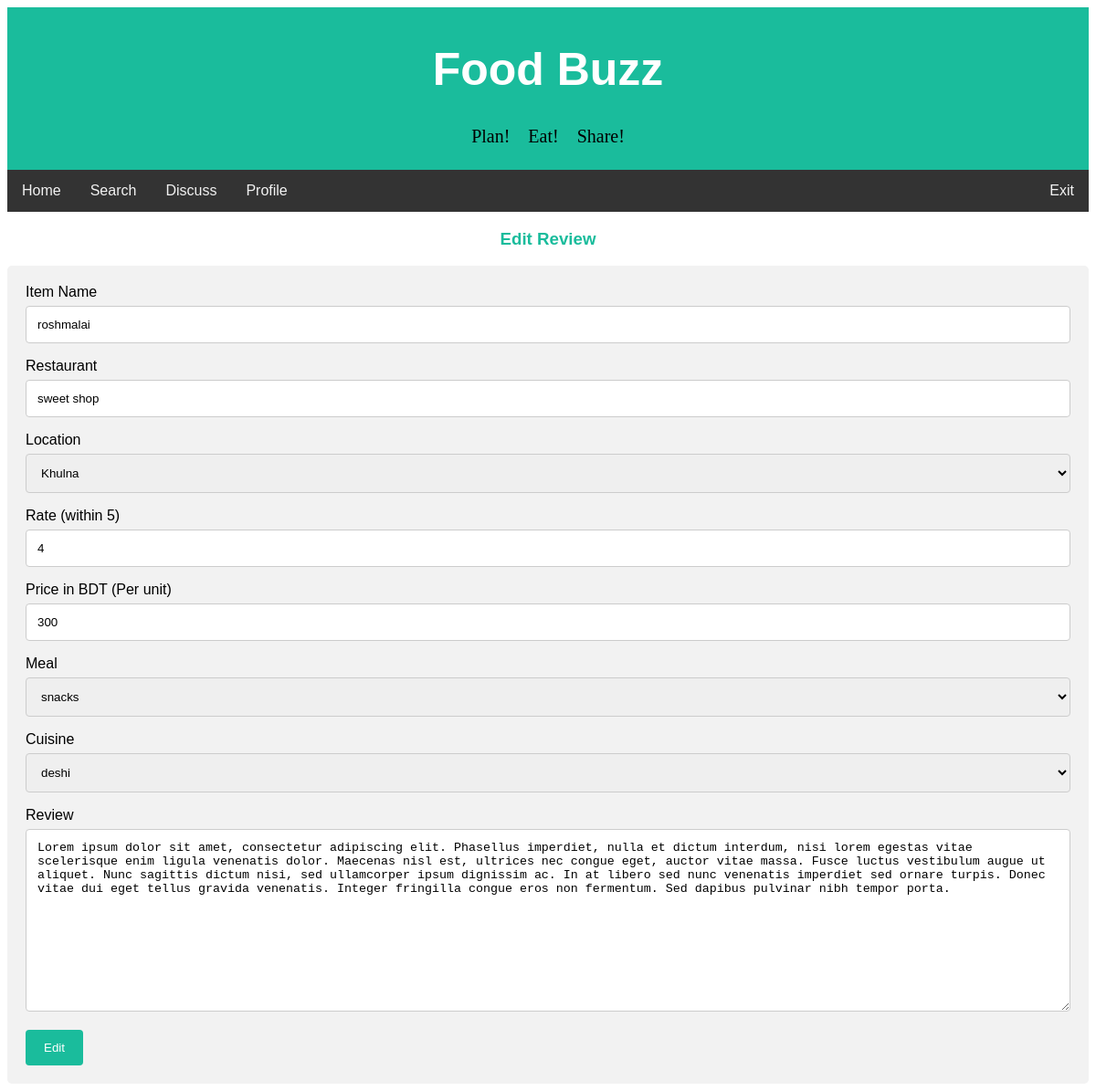
Screenshot of /foodbuzz/edit_review.php?review_id=9 (signed in) with the database file from the repository.
### tables this page shows
CREATE TABLE `review` (
  `review_id` int(20) NOT NULL,
  `user_id` int(11) NOT NULL,
  `item_name` varchar(50) NOT NULL,
  `restaurant` varchar(50) NOT NULL,
  `district` varchar(50) NOT NULL,
  `rating` int(3) NOT NULL,
  `price` int(10) NOT NULL,
  `meal_type` varchar(20) NOT NULL,
  `cuisine` varchar(20) NOT NULL,
  `description` text NOT NULL,
  `upvote` int(100) NOT NULL,
  `downvote` int(100) NOT NULL,
  `edit_count` int(5) NOT NULL,
  `review_time` datetime DEFAULT NULL,
  `img_url` text NOT NULL
);

### foodbuzz/handlers/edit.php (called while the page is built, shortened)
<?php
require 'config/config.php';
if(isset($_SESSION['username'])){
    $userLoggedIn = $_SESSION['username'];
    $user_details_query = mysqli_query($con, "SELECT * FROM users WHERE username='$userLoggedIn'");
    $user = mysqli_fetch_array($user_details_query);
}
else {
    header("Location: index.php");
}
$review_id = $_GET['review_id'];
$review_details_query = mysqli_query($con, "SELECT * FROM review WHERE review_id='$review_id'");
$review_row = mysqli_fetch_array($review_details_query);
$profile_id = $review_row['user_id'];
$profile_details_query = mysqli_query($con, "SELECT * FROM users WHERE id='$profile_id'");
?>

### foodbuzz/edit_review.php (the view, shortened to what this page needs)
<?php
require 'handlers/edit.php';
?>
<!DOCTYPE html>
<html>
<head>
<link rel="stylesheet" href="css/review.css">
</head>
<body>
<div class="header">
  <h1>Food Buzz</h1>
  <pre style= "font-family:verdana; font-size: 20px;">Plan!    Eat!    Share!</pre>
</div>
<div class="topnav" id="navbar">
  <a href="home.php">Home</a>
  <a href="search.php">Search</a>
  <a href="discuss.php">Discuss</a>
  <a href="profile.php?profileId=<?php echo$user['id']; ?>">Profile</a>
  <a href="handlers/logout.php" style="float:right">Exit</a>
</div>
<h3 style="text-align:center; color:#1abc9c">Edit Review</h3>
<div class="container">
  <form action="edit_review.php?review_id=<?php echo $review_id ?>" method="POST" enctype="multipart/form-data">
    <label for="item_name">Item Name</label>
    <input type="text" id="item_name" name="item_name" value="<?php echo $review_row['item_name'] ?>">
    <label for="res_name">Restaurant</label>
    <input type="text" id="res_name" name="res_name" value="<?php echo $review_row['restaurant'] ?>">
    <label for="district_name">Location</label>
    <select id="district_name" name="district_name">
        <option value="khulna" selected>Khulna </option>
    </select>
    <label for="rating_point">Rate (within 5) </label>
    <input type="number" id="rating_point" name="rating_point"  min="1" max="5" value="<?php echo $review_row['rating']; ?>">
    <label for="price">Price in BDT (Per unit)</label>
    <input type="number" id="price" name="price"  min="1" value="<?php echo $review_row['price']; ?>">
    <br>
    <label for="meal_type">Meal</label>
    <select id="meal_type" name="meal_type" value="<?php echo $review_row['meal_type']; ?>">
        <option value="<?php echo $review_row['meal_type']; ?>" selected style="text-transform:capitalize;"><?php echo $review_row['meal_type']; ?></option>
    </select>
    <label for="cuisine_type">Cuisine</label>
    <select id="cuisine_type" name="cuisine_type" >
        <option value="<?php echo $review_row['cuisine']; ?>" selected style="text-transform:capitalize;"><?php echo $review_row['cuisine']; ?></option>
    </select>
    <label for="review_text">Review</label>
    <textarea id="review_text" name="review_text" style="height:200px"><?php echo $review_row['description']; ?></textarea>
    <input type="submit" name="edit_review" value="Edit">
  </form>
</div>
</body>
</html>

### foodbuzz/css/review.css (style rules this page uses)
body { font-family: Arial, Helvetica, sans-serif; }
* { box-sizing: border-box; }
input[type=text], input[type=number], input[type=file], select, textarea { width: 100%; padding: 12px; border: 1px solid #ccc; border-radius: 4px; box-sizing: border-box; margin-top: 6px; margin-bottom: 16px; resize: vertical; }
input[type=submit] { background-color: #1abc9c; color: white; padding: 12px 20px; border: none; border-radius: 4px; cursor: pointer; }
.container { border-radius: 5px; background-color: #f2f2f2; padding: 20px; }
.header { padding: 5px; text-align: center; background: #1abc9c; }
.header h1 { font-size: 50px; color: white; }
.topnav { overflow: hidden; background-color: #333; }
.topnav a { float: left; display: block; color: #f2f2f2; text-align: center; padding: 14px 16px; text-decoration: none; }

### rows the page displays
review: item_name "roshmalai", res_name "sweet shop", rating_point "4", price "300", meal_type "snacks", cuisine_type "deshi", review_text "Lorem ipsum dolor sit amet, consectetur adipiscing elit. Phasellus imperdiet, nulla et dictum interdum, nisi lorem egestas vitae scelerisque enim ligula venenatis dolor. Maecenas nisl est, ultrices nec congue eget, auctor vitae massa. Fusce luctus vestibulum augue ut aliquet. Nunc sagittis dictum nisi, sed ullamcorper ipsum dignissim ac. In at libero sed nunc venenatis imperdiet sed ornare turpis. Donec vitae dui eget tellus gravida venenatis. Integer fringilla congue eros non fermentum. Sed dapibus pulvinar nibh tempor porta."
